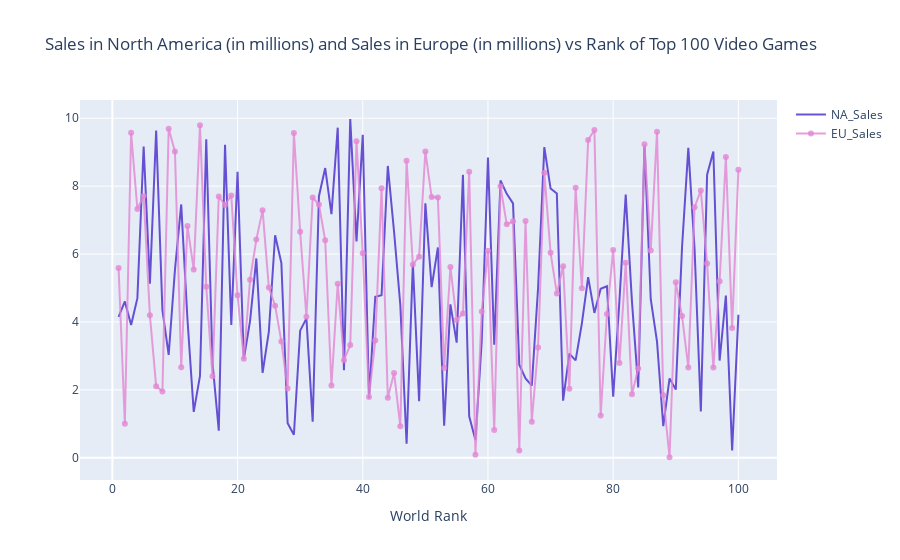

The cell this chart's notebook holds for it:
### Markdown cell above
Line Charts

### Code cell
import numpy as np
import pandas as pd
import plotly.graph_objs as go
from plotly.offline import init_notebook_mode, iplot

# Initialize plotly for offline use in Jupyter Notebook
init_notebook_mode(connected=True)

# Load your dataset (example dataset, replace with actual path)
# df = pd.read_csv('path_to_vgsales.csv')

# For demonstration, let's create a sample DataFrame similar to vgsales
data = {
    'Rank': range(1, 101),
    'Name': [f'Game {i}' for i in range(1, 101)],
    'NA_Sales': np.random.rand(100) * 10,
    'EU_Sales': np.random.rand(100) * 10
}
df = pd.DataFrame(data)

# Creating trace1
trace1 = go.Scatter(
                    x = df.Rank,
                    y = df.NA_Sales,
                    mode = "lines",
                    name = "NA_Sales",
                    marker = dict(color = 'rgba(69, 40, 202, 0.8)'),
                    text= df.Name)
# Creating trace2
trace2 = go.Scatter(
                    x = df.Rank,
                    y = df.EU_Sales,
                    mode = "lines+markers",
                    name = "EU_Sales",
                    marker = dict(color = 'rgba(227, 134, 211, 0.8)'),
                    text= df.Name)

data = [trace1, trace2]
layout = dict(title = 'Sales in North America (in millions) and Sales in Europe (in millions) vs Rank of Top 100 Video Games',
              xaxis= dict(title= 'World Rank', ticklen= 9, zeroline= True)
             )
fig = dict(data = data, layout = layout)
iplot(fig)

### Figure 1 — Plotly figure (JSON) as saved in the notebook; plotly's stock layout.template omitted (floating-point values rounded to 4 significant figures)
{"data": [{"marker": {"color": "rgba(69, 40, 202, 0.8)"}, "mode": "lines", "name": "NA_Sales", "text": ["Game 1", "Game 2", "Game 3", "Game 4", "Game 5", "Game 6", "Game 7", "Game 8", "Game 9", "Game 10", "Game 11", "Game 12", "Game 13", "Game 14", "Game 15", "Game 16", "Game 17", "Game 18", "Game 19", "Game 20", "Game 21", "Game 22", "Game 23", "Game 24", "Game 25", "Game 26", "Game 27", "Game 28", "Game 29", "Game 30", "Game 31", "Game 32", "Game 33", "Game 34", "Game 35", "Game 36", "Game 37", "Game 38", "Game 39", "Game 40", "Game 41", "Game 42", "Game 43", "Game 44", "Game 45", "Game 46", "Game 47", "Game 48", "Game 49", "Game 50", "Game 51", "Game 52", "Game 53", "Game 54", "Game 55", "Game 56", "Game 57", "Game 58", "Game 59", "Game 60", "Game 61", "Game 62", "Game 63", "Game 64", "Game 65", "Game 66", "Game 67", "Game 68", "Game 69", "Game 70", "Game 71", "Game 72", "Game 73", "Game 74", "Game 75", "Game 76", "Game 77", "Game 78", "Game 79", "Game 80", "Game 81", "Game 82", "Game 83", "Game 84", "Game 85", "Game 86", "Game 87", "Game 88", "Game 89", "Game 90", "Game 91", "Game 92", "Game 93", "Game 94", "Game 95", "Game 96", "Game 97", "Game 98", "Game 99", "Game 100"], "type": "scatter", "x": [1, 2, 3, 4, 5, 6, 7, 8, 9, 10, 11, 12, 13, 14, 15, 16, 17, 18, 19, 20, 21, 22, 23, 24, 25, 26, 27, 28, 29, 30, 31, 32, 33, 34, 35, 36, 37, 38, 39, 40, 41, 42, 43, 44, 45, 46, 47, 48, 49, 50, 51, 52, 53, 54, 55, 56, 57, 58, 59, 60, 61, 62, 63, 64, 65, 66, 67, 68, 69, 70, 71, 72, 73, 74, 75, 76, 77, 78, 79, 80, 81, 82, 83, 84, 85, 86, 87, 88, 89, 90, 91, 92, 93, 94, 95, 96, 97, 98, 99, 100], "y": [4.15, 4.603, 3.909, 4.702, 9.169, 5.126, 9.639, 4.347, 3.031, 5.534, 7.461, 4.074, 1.354, 2.41, 9.38, 2.793, 0.7982, 9.22, 3.91, 8.423, 2.905, 4.033, 5.87, 2.501, 3.717, 6.556, 5.734, 1.017, 0.6781, 3.744, 4.106, 1.06, 7.703, 8.532, 7.175, 9.722, 2.577, 9.978, 6.369, 9.511, 1.763, 4.744, 4.785, 8.595, 6.657, 4.495, 0.4153, 5.729, 1.665, 7.493, 5.028, 6.195, 0.9412, 4.518, 3.391, 8.333, 1.219, 0.5203, 3.434, 8.844, 3.332, 8.167, 7.773, 7.493, 2.742, 2.34, 2.124, 4.993, 9.152, 7.929, 7.781, 1.682, 3.064, 2.87, 3.96, 5.318, 4.265, 4.977, 5.051, 1.799, 4.635, 7.755, 4.598, 2.073, 9.217, 4.669, 3.424, 0.9334, 2.338, 2.008, 6.207, 9.128, 6.143, 1.362, 8.339, 9.021, 2.863, 4.776, 0.2148, 4.214]}, {"marker": {"color": "rgba(227, 134, 211, 0.8)"}, "mode": "lines+markers", "name": "EU_Sales", "text": ["Game 1", "Game 2", "Game 3", "Game 4", "Game 5", "Game 6", "Game 7", "Game 8", "Game 9", "Game 10", "Game 11", "Game 12", "Game 13", "Game 14", "Game 15", "Game 16", "Game 17", "Game 18", "Game 19", "Game 20", "Game 21", "Game 22", "Game 23", "Game 24", "Game 25", "Game 26", "Game 27", "Game 28", "Game 29", "Game 30", "Game 31", "Game 32", "Game 33", "Game 34", "Game 35", "Game 36", "Game 37", "Game 38", "Game 39", "Game 40", "Game 41", "Game 42", "Game 43", "Game 44", "Game 45", "Game 46", "Game 47", "Game 48", "Game 49", "Game 50", "Game 51", "Game 52", "Game 53", "Game 54", "Game 55", "Game 56", "Game 57", "Game 58", "Game 59", "Game 60", "Game 61", "Game 62", "Game 63", "Game 64", "Game 65", "Game 66", "Game 67", "Game 68", "Game 69", "Game 70", "Game 71", "Game 72", "Game 73", "Game 74", "Game 75", "Game 76", "Game 77", "Game 78", "Game 79", "Game 80", "Game 81", "Game 82", "Game 83", "Game 84", "Game 85", "Game 86", "Game 87", "Game 88", "Game 89", "Game 90", "Game 91", "Game 92", "Game 93", "Game 94", "Game 95", "Game 96", "Game 97", "Game 98", "Game 99", "Game 100"], "type": "scatter", "x": [1, 2, 3, 4, 5, 6, 7, 8, 9, 10, 11, 12, 13, 14, 15, 16, 17, 18, 19, 20, 21, 22, 23, 24, 25, 26, 27, 28, 29, 30, 31, 32, 33, 34, 35, 36, 37, 38, 39, 40, 41, 42, 43, 44, 45, 46, 47, 48, 49, 50, 51, 52, 53, 54, 55, 56, 57, 58, 59, 60, 61, 62, 63, 64, 65, 66, 67, 68, 69, 70, 71, 72, 73, 74, 75, 76, 77, 78, 79, 80, 81, 82, 83, 84, 85, 86, 87, 88, 89, 90, 91, 92, 93, 94, 95, 96, 97, 98, 99, 100], "y": [5.588, 1.003, 9.572, 7.328, 7.71, 4.198, 2.108, 1.956, 9.689, 9.022, 2.667, 6.823, 5.545, 9.796, 5.039, 2.398, 7.696, 7.446, 7.723, 4.785, 2.916, 5.244, 6.426, 7.293, 5.016, 4.479, 3.422, 2.039, 9.562, 6.659, 4.15, 7.663, 7.461, 6.404, 2.128, 5.126, 2.874, 3.32, 9.321, 6.025, 1.793, 3.456, 7.94, 1.768, 2.498, 0.9274, 8.745, 5.695, 5.923, 9.021, 7.678, 7.668, 2.647, 5.619, 4.054, 4.251, 8.424, 0.09228, 4.306, 6.098, 0.817, 7.996, 6.876, 6.963, 0.2157, 6.973, 1.063, 3.251, 8.396, 6.036, 4.839, 5.641, 2.035, 7.952, 4.993, 9.359, 9.653, 1.243, 4.231, 6.121, 2.792, 5.745, 1.871, 2.626, 9.236, 6.104, 9.6, 1.843, 0.01559, 5.167, 4.174, 2.66, 7.379, 7.875, 5.724, 2.656, 5.197, 8.862, 3.824, 8.483]}], "layout": {"title": {"text": "Sales in North America (in millions) and Sales in Europe (in millions) vs Rank of Top 100 Video Games"}, "xaxis": {"ticklen": 9, "title": {"text": "World Rank"}, "zeroline": true}}}
